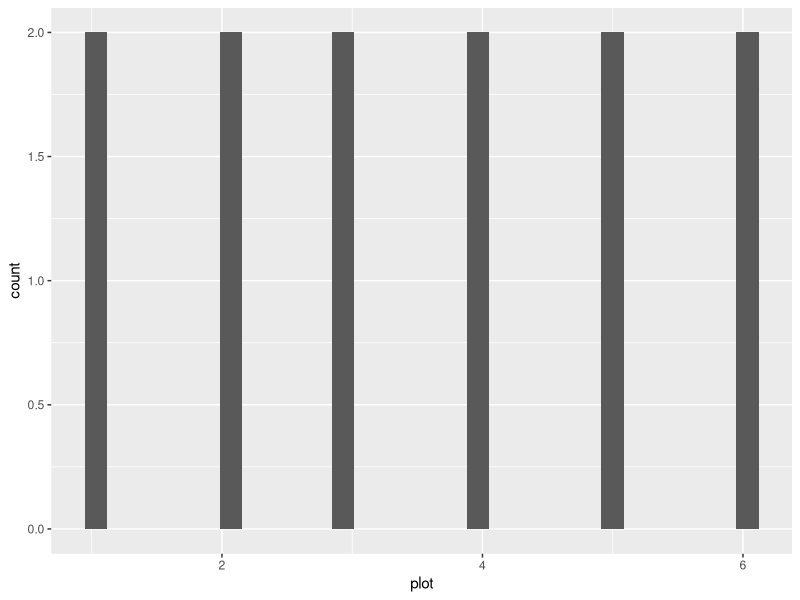
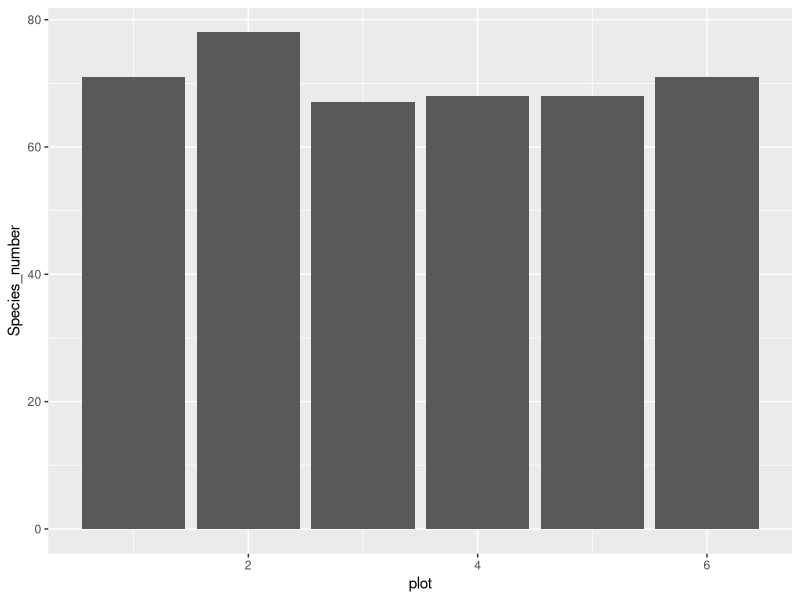
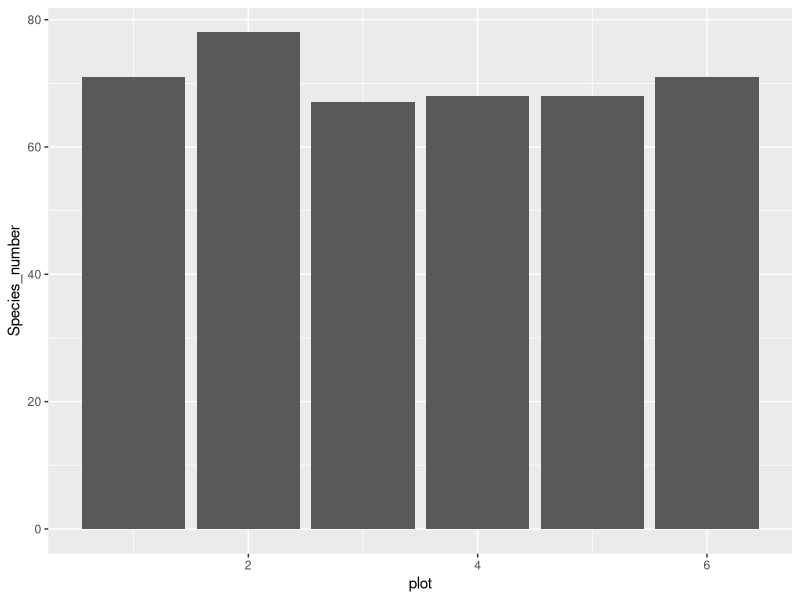
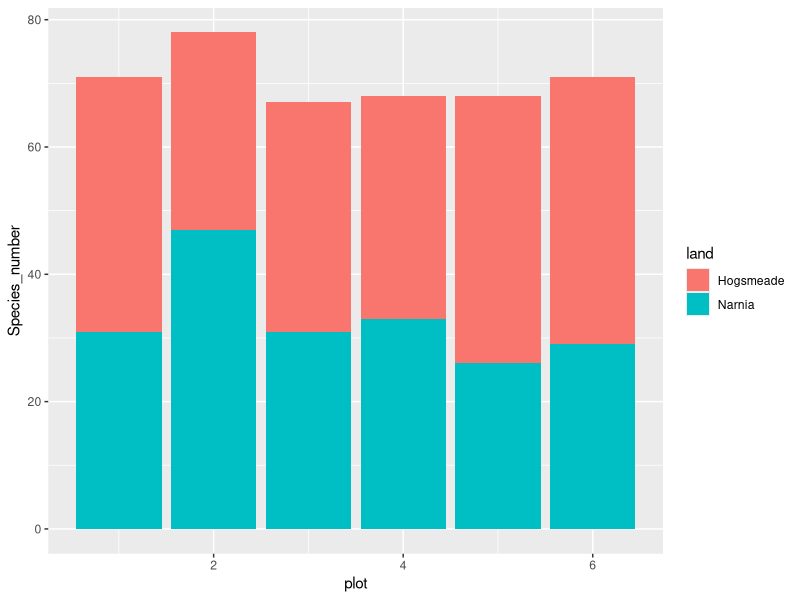
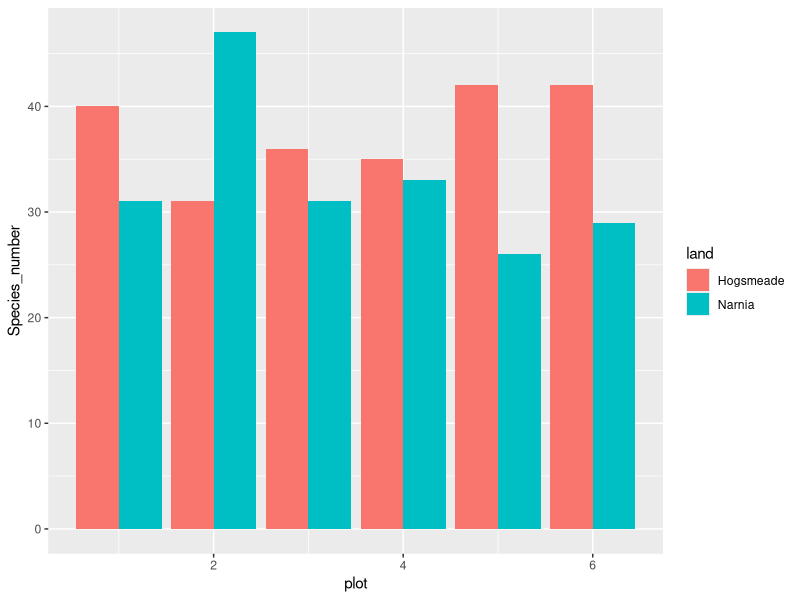
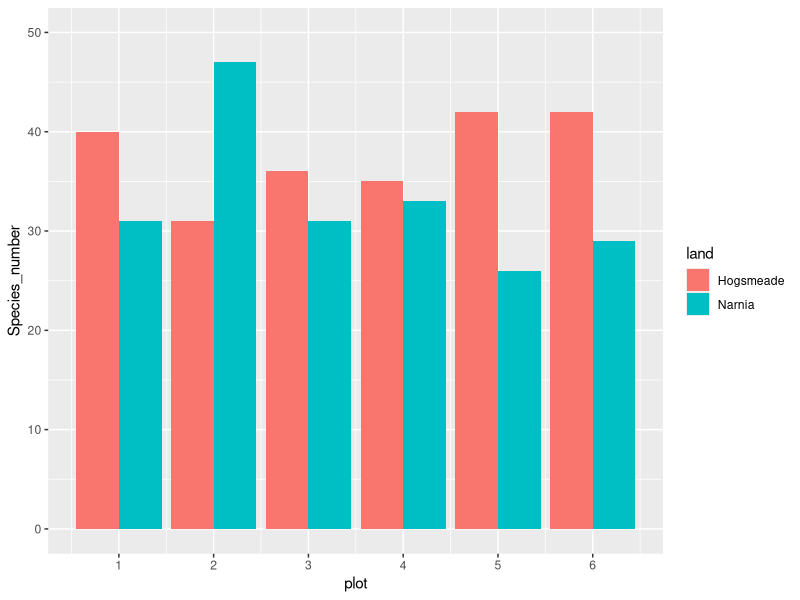
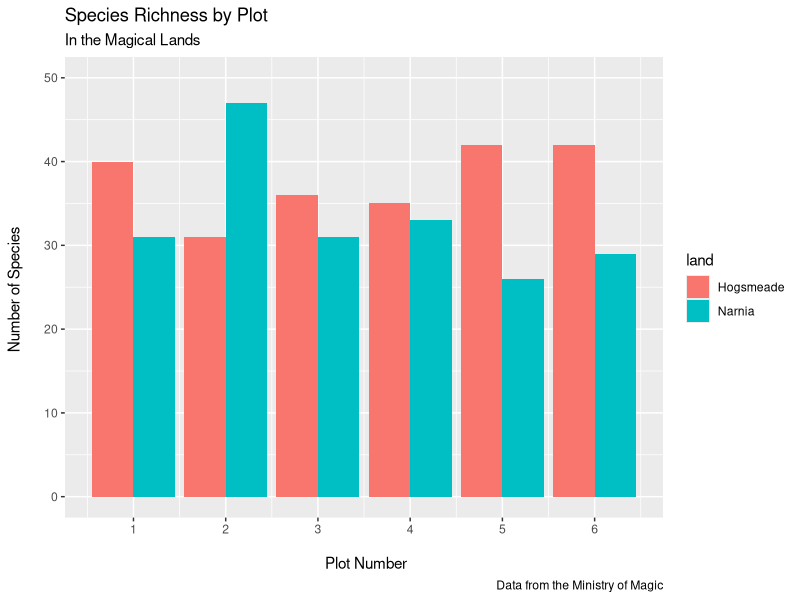
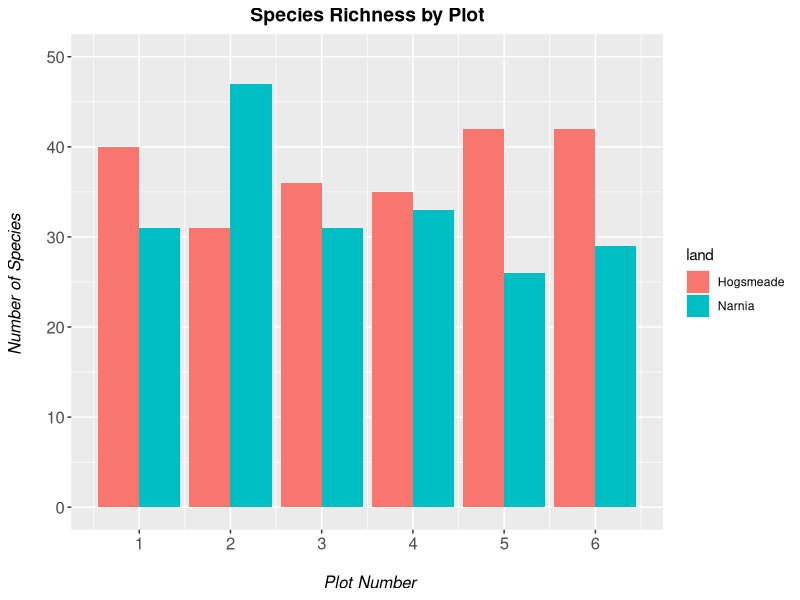

The R script that drew these images, in order:
#################################################################
#                                                               #
#                      DATA VISUALISATION 2                     #
#                   Vegetation of Magical Lands                 #
#                   Natasha Ramsden 10/08/2021                  #
#                                                               #
#################################################################

# Data info 
# Made-up data consisting of the abundance and height of different 
# plant species occurring in two magic lands: Hogsmeade and Narnia.

# Libraries ----
library(dplyr)  # For data manipulation
library(ggplot2)  # For data visualisation

# Working directory ----
setwd("08_data_vis_2")

# Load data ----
magic_veg <- read.csv("magic_veg.csv")

# Data exploration ----
str(magic_veg)
# land - the location within the land of magic (two possible lands: 
#                                               Narnia and Hogsmeade)
# plot - the plot number within each land
# year - the year the measurement was taken
# species - the species name (or code), Note that these are fake species!
# height - the imaginary canopy height at that point
# id - the id of each observation

# 1. Customise histograms ----

# no of spp in each plot
species_counts <- magic_veg %>% 
  group_by(land, plot) %>% 
  summarise(Species_number = length(unique(species)))

(hist <- ggplot(species_counts, aes(x = plot)) +
    geom_histogram())
# the above doesn't look right
# because using summarised data, have to tell R that already know how many spp
# there are per plot, do this by specifying stat:
(hist <- ggplot(species_counts, aes(x = plot, y = Species_number)) +
    geom_histogram(stat = "identity"))

# Note: an equivalent alternative is to use geom_col (for column), which takes 
# a y value and displays it
(col <- ggplot(species_counts, aes(x = plot, y = Species_number)) +
    geom_col())

# this is better, but spp from the 2 lands are grouped 
# (only grouped by plot not also land)
# separate lands by adding colour:
(hist <- ggplot(species_counts, aes(x = plot, y = Species_number,
                                    fill = land)) +
    geom_histogram(stat = "identity"))

# make the bars next to each other not stacked:
(hist <- ggplot(species_counts, aes(x = plot, y = Species_number,
                                    fill = land)) +
    geom_histogram(stat = "identity", position = "dodge"))

# plot only shows plot numbers 2, 4 and 6, want 1-6
# can use breaks = c(1, 2, 3, 4, 5, 6) or breaks = 1:6
# and add limits to plot axes
(hist <- ggplot(species_counts, aes(x = plot, y = Species_number,
                                    fill = land)) +
    geom_histogram(stat = "identity", position = "dodge") +
    scale_x_continuous(breaks = 1:6) +
    scale_y_continuous(limits = c(0, 50)))

# a. Add titles, subtitles, captions, axis labels ----
(hist <- ggplot(species_counts, aes(x = plot, y = Species_number,
                                    fill = land)) +
   geom_histogram(stat = "identity", position = "dodge") +
   scale_x_continuous(breaks = 1:6) +
   scale_y_continuous(limits = c(0, 50)) +
   labs(title = "Species Richness by Plot",
        subtitle = "In the Magical Lands",
        caption = "Data from the Ministry of Magic",
        x = "\n Plot Number",
        y = "Number of Species \n"))

# theme()
# change font size of text, bold and italics (face = 'italic' or face = 'bold'),
# center title (hjust = 0.5)
# Note: if we wanted to specify different options for the x and y axis, we 
# could use axis.text.x or axis.title.x and axis.text.y or axis.title.y and 
# specify separate characteristics for each axis.

(hist <- ggplot(species_counts, aes(x = plot, y = Species_number,
                                    fill = land)) +
    geom_histogram(stat = "identity", position = "dodge") +
    scale_x_continuous(breaks = 1:6) +
    scale_y_continuous(limits = c(0, 50)) +
    labs(title = "Species Richness by Plot",
         x = "\n Plot Number",
         y = "Number of Species \n") +
    theme(axis.text = element_text(size = 12),
          axis.title = element_text(size = 12, face = "italic"),
          plot.title = element_text(size = 14, hjust = 0.5, face = "bold")))


# b. Change plot background ----

# built in theme_bw() makes background white
# remove grid lines: panel.grid = element_blank():
# panel.grid encompasses several options: panel.grid.major, which in turn 
# governs panel.grid.major.x and panel.grid.major.y and the same for 
# panel.grid.minor

(hist <- ggplot(species_counts, aes(x = plot, y = Species_number,
                                    fill = land)) +
   geom_histogram(stat = "identity", position = "dodge") +
   scale_x_continuous(breaks = 1:6) +
   scale_y_continuous(limits = c(0, 50)) +
   labs(title = "Species Richness by Plot",
        x = "\n Plot Number",
        y = "Number of Species \n") +
   theme_bw() +
   theme(panel.grid = element_blank(),
         axis.text = element_text(size = 12),
         axis.title = element_text(size = 12, face = "italic"),
         plot.title = element_text(size = 14, hjust = 0.5, face = "bold")))


# c. Fix legend, customise colours ----

# use the scale_...() functions to customise color code and legend

# scale_fill_manual(values = c("your-colour-1", "your-colour-2", ...)) function
# lets you decide on custom colour values for SOLID elements 
# (bars, boxplots, ribbons, etc.),

# its counterpart scale_colour_manual() works exactly the same for line 
# elements (points in a scatter plot, regression lines, box or column outlines,
# etc.). 

# make sure to include as many colours as there are factor levels in your data

# see data vis 1 for colour picker package info

# and change legend title

(hist <- ggplot(species_counts, aes(x = plot, y = Species_number,
                                    fill = land)) +
   geom_histogram(stat = "identity", position = "dodge") +
   scale_x_continuous(breaks = 1:6) +
   scale_y_continuous(limits = c(0, 50)) +
   scale_fill_manual(values = c("rosybrown1", "#deebf7"),
                     name = "Land of Magic") +
   labs(title = "Species Richness by Plot",
        x = "\n Plot Number",
        y = "Number of Species \n") +
   theme_bw() +
   theme(panel.grid = element_blank(),
         axis.text = element_text(size = 12),
         axis.title = element_text(size = 12, face = "italic"),
         plot.title = element_text(size = 14, hjust = 0.5, face = "bold"),
         plot.margin = unit(c(0.5, 0.5, 0.5, 0.5), units = "cm"),
         legend.title = element_text(face = "bold"),
         legend.position = "bottom",
         legend.box.background = element_rect(color = "grey", size = 0.3)))

# here legend labels are already named correctly, but can be specified if not:
# labels = c("xxx", "xxx")
# make sure new labels listed in same order as factor levels!

(hist <- ggplot(species_counts, aes(x = plot, y = Species_number,
                                    fill = land)) +
    geom_histogram(stat = "identity", position = "dodge") +
    scale_x_continuous(breaks = 1:6) +
    scale_y_continuous(limits = c(0, 50)) +
    scale_fill_manual(values = c("rosybrown1", "#deebf7"),
                      labels = c("HOGSMEADE", "NARNIA"),
                      name = "Land of Magic") +
    labs(title = "Species Richness by Plot",
         x = "\n Plot Number",
         y = "Number of Species \n") +
    theme_bw() +
    theme(panel.grid = element_blank(),
          axis.text = element_text(size = 12),
          axis.title = element_text(size = 12, face = "italic"),
          plot.title = element_text(size = 14, hjust = 0.5, face = "bold"),
          plot.margin = unit(c(0.5, 0.5, 0.5, 0.5), units = "cm"),
          legend.title = element_text(face = "bold"),
          legend.position = "bottom",
          legend.box.background = element_rect(color = "grey", size = 0.3)))

# legend.title allows you to change the font size of the legend, or its 
# formatting (e.g. bold).
# The legend.position can be defined with accepted positions such as "bottom", 
# but you can also do legend.position = c(0.1, 0.8), which would bring the 
# legend to the top left hand corner (corresponding to the x and y values on
# the graph). This is a neat trick in some cases, where you have lots of blank 
# space within your plot itself and want to fine-tune the legend position.
# Finally, we’ve used legend.box.background = element_rect() to create a light
# grey rectangle that surrounds the legend.

# Save plot
# specify dimensions, resolution, file type (.png, .pdf etc)
# will save to wd
ggsave("images/magical-land-sp-richness.png", width = 7, height = 5, dpi = 300)


# 2. Create own colour palette ----

# great websites:
    # Colour Brewer 
        # https://colorbrewer2.org/#type=sequential&scheme=BuGn&n=3
        # can specify colourblind-safe palettes
    # coolors
        # https://coolors.co/

# can link colour palettes to factor levels (useful when creating multiple 
# plots, want consistent colour-coding)

# eg here w only 2 lands, easy to keep track of colours, but w more categories 
# better to assign factors to colour

# create fake dataframe of values for more magical lands:
land <- factor(c("Narnia", "Hogsmeade", "Westeros", "The Shire", "Mordor",
                 "Forbidden Forest", "Oz"))
counts <- as.numeric(c(55, 48, 37, 62, 11, 39, 51))
more_magic <- data.frame(land, counts)

# need as many colours as there are factor levels
length(levels(more_magic$land))  # 7 levels

# create colour palette
magic.palette <- c("#698B69", "#5D478B", "#5C5C5C", "#CD6090", "#EEC900",
                   "#5F9EA0", "#6CA6CD")
# linking factor names w colours
names(magic.palette) <- levels(more_magic$land)

# bar plot w all factors
(hist <- ggplot(more_magic, aes(x = land, y = counts, fill = land)) +
    geom_histogram(stat = "identity", position = "dodge") + 
    scale_y_continuous(limits = c(0, 65)) +
    scale_fill_manual(values = magic.palette,  # using our palette here
                      name = "Land of Magic") +                
    labs(title = "Species richness in magical lands", 
         x = "", y = "Number of species \n") + 
    theme_bw() +
    theme(panel.grid = element_blank(), 
          axis.text = element_text(size = 12), 
          axis.text.x = element_text(angle = 45, hjust = 1), 
          axis.title = element_text(size = 12), 
          plot.title = element_text(size = 14, hjust = 0.5, face = "bold"), 
          plot.margin = unit(c(0.5,0.5,0.5,0.5), units = , "cm"), 
          legend.title = element_text(face = "bold"),
          legend.position = "bottom", 
          legend.box.background = element_rect(color = "grey", size = 0.3)))

# consistent colour scheme if drop some factors 
# (using filter in the first line)
(hist <- ggplot(filter(more_magic, land %in% c("Hogsmeade", "Oz", "The Shire")), aes(x = land, y = counts, fill = land)) +
    geom_histogram(stat = "identity", position = "dodge") + 
    scale_y_continuous(limits = c(0, 65)) +
    scale_fill_manual(values = magic.palette,                       # using our palette ensures that colours with no corresponding factors are dropped
                      name = "Land of Magic") +                
    labs(title = "Species richness in magical lands", 
         x = "", y = "Number of species \n") + 
    theme_bw() +
    theme(panel.grid = element_blank(), 
          axis.text = element_text(size = 12), 
          axis.text.x = element_text(angle = 45, hjust = 1), 
          axis.title = element_text(size = 12), 
          plot.title = element_text(size = 14, hjust = 0.5, face = "bold"), 
          plot.margin = unit(c(0.5,0.5,0.5,0.5), units = , "cm"), 
          legend.title = element_text(face = "bold"),
          legend.position = "bottom", 
          legend.box.background = element_rect(color = "grey", size = 0.3)))

# Shades and gradients

# So far we’ve used scale_colour_manual() and scale_fill_manual() to define 
# custom colours for factor levels. But if variable is continuous rather than 
# categorical, can’t assign colour to every value -> want colour scheme to go 
# from light to dark according to the values, use scale_colour_gradient() 
# and scale_fill_gradient()
# https://ggplot2.tidyverse.org/reference/scale_gradient.html
# basically, just have to set your low = and high = colour values and the 
# function will do the rest for you


# 3. Customise boxplots ----

# boxplots more informative

# want to manipulate dataset to include year as well
yearly_counts <- magic_veg %>% 
  group_by(land, plot, year) %>% 
  summarise(Species_number = length(unique(species))) %>% 
  ungroup() %>% 
  mutate(plot = as.factor(plot))

# basic boxplot first
(boxplot <- ggplot(yearly_counts, aes(x = plot, y = Species_number, fill = land)) +
    geom_boxplot())

# customise
(boxplot <- ggplot(yearly_counts, aes(x = plot, y = Species_number, fill = land)) +
    geom_boxplot() +
    scale_x_discrete(breaks = 1:6) +
    scale_fill_manual(values = c("rosybrown1", "#deebf7"),
                      breaks = c("Hogsmeade","Narnia"),
                      name="Land of magic",
                      labels=c("Hogsmeade", "Narnia")) +
    labs(title = "Species richness by plot", 
         x = "\n Plot number", y = "Number of species \n") + 
    theme_bw() + 
    theme() + 
    theme(panel.grid = element_blank(), 
          axis.text = element_text(size = 12), 
          axis.title = element_text(size = 12), 
          plot.title = element_text(size = 14, hjust = 0.5, face = "bold"), 
          plot.margin = unit(c(0.5,0.5,0.5,0.5), units = , "cm"), 
          legend.position = "bottom", 
          legend.box.background = element_rect(color = "grey", size = 0.3)))

# save boxplot
ggsave("images/magical-sp-rich-boxplot1.png", width = 7, height = 5, dpi = 300)


# Box, bar, dot…?
#
# Bar plots are very commonly used to show differences or ranking among groups.
# A problem with them, especially if used without a measure of uncertainty 
# (e.g. error bars), is that what they display is a range of values starting
# from 0. If the variable you are plotting can reasonably have values of zero, 
# then that’s fine, but often it’s improbable. For instance, we wouldn’t 
# imagine that our lands of magic could be completely devoid of any life form 
# and therefore have a species richness of zero. Same holds true if you’re 
# comparing body weight, plant height, and a great majority of ecological 
# variables!
#   
# An easy alternative is a dot plot, which you could have done by summarising 
# the species_counts data to get a mean and standard deviation of species 
# counts for each land. You’d then use geom_point(aes(x = land, y = mean)) 
# rather than geom_histogram(), and add your uncertainty with 
# geom_errorbar(aes(x = land, ymin = mean - sd, ymax = mean + sd).

# create summarised data
summary <- species_counts %>% 
  group_by(land) %>% 
  summarise(mean = mean(Species_number),
            sd = sd(Species_number))
# make dot plot
(dot <- ggplot(summary, aes(x = land, y = mean, colour = land)) +
    geom_errorbar(aes(ymin = mean - sd, ymax = mean + sd), width = 0.2) +
    geom_point(size = 3) + 
    scale_y_continuous(limits = c(0, 50)) +
    scale_colour_manual(values = c('#CD5C5C', '#6CA6CD'), 
                        labels = c('HOGSMEADE', 'NARNIA'), 
                        name = 'Land of Magic') +                   
    labs(title = 'Average species richness', 
         x = '', y = 'Number of species \n') + 
    theme_bw() +
    theme(panel.grid = element_blank(), 
          axis.text = element_text(size = 12), 
          axis.title = element_text(size = 12), 
          plot.title = element_text(size = 14, hjust = 0.5, face = 'bold'), 
          plot.margin = unit(c(0.5,0.5,0.5,0.5), units = , 'cm'), 
          legend.title = element_text(face = 'bold'),
          legend.position = 'bottom', 
          legend.box.background = element_rect(color = 'grey', size = 0.3)))

# Boxplots, just like dot plots, give a more accurate idea of the range of 
# values in your data: but remember that the thicker line in the box represents 
# the median, not the mean!


# a. Reordering factors ----

# often want to plot values in a specific order, eg Narnia before Hogsmeade
yearly_counts$land <- factor(yearly_counts$land,
                             levels = c("Narnia", "Hogsmeade"),
                             labels = c("Narnia", "Hogsmeade"))
# from this point, ggplot will always put Narnia before Hogsmeade

# also remember to change legend order!!!
(boxplot <- ggplot(yearly_counts, aes(x = plot, y = Species_number, fill = land)) +
    geom_boxplot() +
    scale_x_discrete(breaks = 1:6) +
    scale_fill_manual(values = c("#deebf7", "rosybrown1"),
                      breaks = c("Narnia","Hogsmeade"),
                      name = "Land of magic",
                      labels = c("Narnia", "Hogsmeade")) +
    labs(title = "Species richness by plot", 
         x = "\n Plot number", y = "Number of species \n") + 
    theme_bw() + 
    theme() + 
    theme(panel.grid = element_blank(), 
          axis.text = element_text(size = 12), 
          axis.title = element_text(size = 12), 
          plot.title = element_text(size = 14, hjust = 0.5, face = "bold"), 
          plot.margin = unit(c(0.5,0.5,0.5,0.5), units = , "cm"), 
          legend.position = "bottom", 
          legend.box.background = element_rect(color = "grey", size = 0.3)))

# can also reorder plot numbers on x axis, eg plot 6 before the rest
yearly_counts$plot <- factor(yearly_counts$plot, 
                             levels = c("6", "1", "2", "3", "4", "5"),
                             labels = c("6", "1", "2", "3", "4", "5"))
# plot boxplot
(boxplot2 <- ggplot(yearly_counts, aes(x = plot, y = Species_number, fill = land)) +
    geom_boxplot() +
    scale_x_discrete(breaks = 1:6) +
    scale_fill_manual(values = c("#deebf7", "rosybrown1"),
                      breaks = c("Narnia","Hogsmeade"),
                      name = "Land of magic",
                      labels = c("Narnia", "Hogsmeade")) +
    labs(title = "Species richness by plot", 
         x = "\n Plot number", y = "Number of species \n") + 
    theme_bw() + 
    theme() + 
    theme(panel.grid = element_blank(), 
          axis.text = element_text(size = 12), 
          axis.title = element_text(size = 12), 
          plot.title = element_text(size = 14, hjust = 0.5, face = "bold"), 
          plot.margin = unit(c(0.5,0.5,0.5,0.5), units = , "cm"), 
          legend.position = "bottom", 
          legend.box.background = element_rect(color = "grey", size = 0.3)))


# 4. Plot regression lines

# explore plants heights and how they may have changed over time

# data manip to extract just heights:
heights <- magic_veg %>% 
  filter(!is.na(height)) %>%  # remove NAs
  group_by(year, land, plot, id) %>% 
  summarise(Max_Height = max(height)) %>%  # calculate max height
  ungroup() %>%  # ungroup so that pipe not confused!
  group_by(year, land, plot) %>% 
  summarise(Height = mean(Max_Height))  # calculate mean max height

# basic scatterplot
(basic_mm_scatter <- ggplot(heights, aes(x = year, y = Height, colour = land)) +
    geom_point() +
    theme_bw())

# can see fairly clear trends, try simple straight line through this using 
# stat_smooth and specify linear model (lm)

(basic_mm_scatter_line <- ggplot(heights, aes(x = year, y = Height, 
                                              colour = land)) +
    geom_point() +
    theme_bw() +
    stat_smooth(method = "lm"))

# more base fits: http://stats.idre.ucla.edu/r/faq/how-can-i-explore-different-smooths-in-ggplot2/

# BUT can see relationship not linear, can use diff smoothing equation
# quadratic fit - more compliacted than standard fits provided by R
# can use any fit w ggplot2, just add equation:

(improved_mm_scat <- ggplot(heights, aes(x = year, y = Height, 
                                              colour = land)) +
    geom_point() +
    theme_bw() +
    stat_smooth(method = "lm", formula = y ~ x + I(x^2)))

# data is nested (species within plots within magic lands) and come from 
# diff years -> mixed-effects modelling better - (later tutorial)

# diff fits, eg "loess" gives smoothed curve
(diff_scatter_line <- ggplot(heights, aes(x = year, y = Height, 
                                              colour = land)) +
    geom_point() +
    theme_bw() +
    stat_smooth(method = "loess"))


# 5. Create ggplot theme ----

# code for theme() repeated in most graphs - lots of code, less readable
# can create customised theme and apply to graphs
# can include as many elements as wanted, only relevant elements 
# considered when applied to graph

theme_coding <- function(){  # creating a new theme function
  theme_bw() +               # using a predefined theme as a base
    theme(axis.text.x = element_text(size = 12, angle = 45, vjust = 1, 
                                     hjust = 1),  # customising lots of things
          axis.text.y = element_text(size = 12),
          axis.title = element_text(size = 14),
          panel.grid = element_blank(),
          plot.margin = unit(c(0.5, 0.5, 0.5, 0.5), units = , "cm"),
          plot.title = element_text(size = 20, vjust = 1, hjust = 0.5),
          legend.text = element_text(size = 12, face = "italic"),
          legend.title = element_blank(),
          legend.position = c(0.9, 0.9))
}

# plot using theme
(boxplot <- ggplot(yearly_counts, aes(x = plot, y = Species_number, fill = land)) +
    geom_boxplot() +
    scale_x_discrete(breaks = 1:6) +
    scale_fill_manual(values = c("#deebf7", "rosybrown1"),
                      breaks = c("Narnia","Hogsmeade"),
                      name = "Land of magic",
                      labels = c("Narnia", "Hogsmeade")) +
    labs(title = "Species richness by plot", 
         x = "\n Plot number", y = "Number of species \n") + 
    theme_coding()  # short and sweeeeet!
)

# And if you need to change some elements (like the legend that encroaches 
# on the graph here), you can simply overwrite:
(boxplot <- ggplot(yearly_counts, aes(x = plot, y = Species_number, fill = land)) +
    geom_boxplot() +
    scale_x_discrete(breaks = 1:6) +
    scale_fill_manual(values = c("#deebf7", "rosybrown1"),
                      breaks = c("Narnia","Hogsmeade"),
                      name = "Land of magic",
                      labels = c("Narnia", "Hogsmeade")) +
    labs(title = "Species richness by plot", 
         x = "\n Plot number", y = "Number of species \n") + 
    theme_coding() +                      # this contains legend.position = c(0.9, 0.9)
    theme(legend.position = "right")      # this overwrites the previous legend position setting
)


# 6. Challenge ----

# using % endemism (below), plot species richness as bar plot, coloured 
# w shade representing % of endemism

# and order bars in order of endemism, from low to high %

more_magic <- more_magic %>% 
  mutate(endemic = c(0.54, 0.32, 0.66, 0.80, 0.14, 0.24, 0.39))

more_magic$endemic <- more_magic$endemic * 100

# simple plot
(endemism_bar <- ggplot(more_magic, aes(x = land, y = counts, fill = endemic)) +
    geom_histogram(stat = "identity"))

# customised
(endemism_bar <- ggplot(more_magic, aes(x = reorder(land, endemic),  # reorder by endemism in-line
                                        y = counts, fill = endemic)) +
    geom_histogram(stat = "identity") +
    scale_fill_gradient(name = "% Endemism \n",
                        low = "#a1d99b",
                        high = "#31a354") +
    labs(title = "Species Richness and Endemism in Magical Lands\n", 
         x = "Magical Land", y = "Species Richness\n") +
    theme_coding() +
    theme(legend.position = "right",
          legend.title = element_text(size = 12),
          plot.title = element_text(size = 14)))

ggsave("images/magical_land_sp_rich_endemism.png", 
       width = 8, height = 5, dpi = 300)



